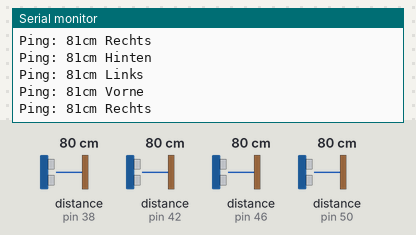
Bench run of a sketch on a simulated Arduino Mega 2560, built with avr-gcc and run on an emulated ATmega2560. Shown: the last lines printed to the serial monitor. The inputs (shaded band) are chosen by the test bench; at power-on: distance to the obstacle (sensors on pin 38, pin 42, pin 46, pin 50) 80 cm. The echo pulse lasts 58.3 µs per cm.

Above: at 3.3 s.
3.4 s: distance to the obstacle (sensor on pin 38) set to 2 cm
At 3.9 s:
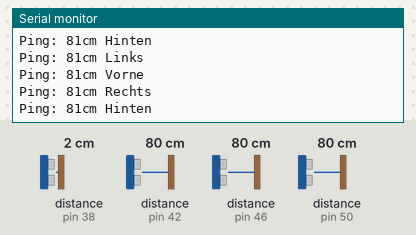
6.2 s: distance to the obstacle (sensor on pin 42) set to 2 cm
At 6.2 s:
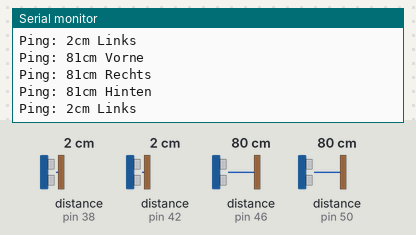
9.0 s: distance to the obstacle (sensor on pin 46) set to 2 cm
At 11.0 s:
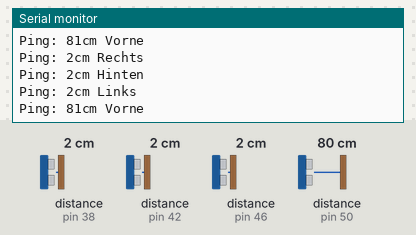
11.8 s: distance to the obstacle (sensor on pin 50) set to 2 cm
At 12.4 s:
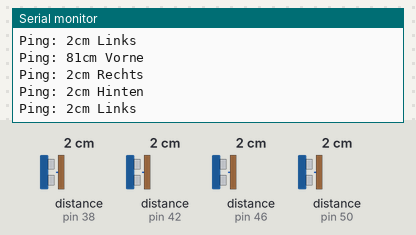
14.6 s: distance to the obstacle (sensor on pin 38) set to 4 cm
At 15.0 s:
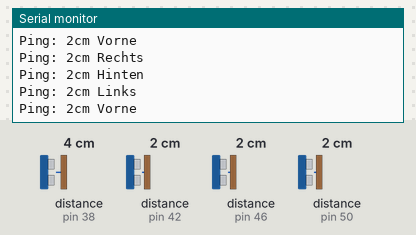
17.4 s: distance to the obstacle (sensor on pin 42) set to 4 cm
At 18.0 s:
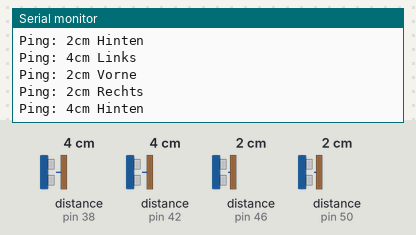
Timing chart, 0 to 20.4 s (numbered marks = the images above; inputs shaded):
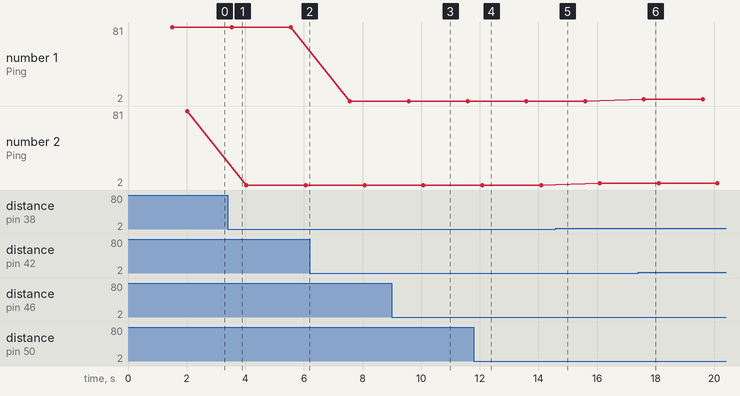

The sketch:

sonar_test_4.ino
```cpp
// ---------------------------------------------------------------------------
// Example NewPing library sketch that does a ping about 20 times per second.
// ---------------------------------------------------------------------------

#include <NewPing.h>

#define TRIGGER_PIN_VORNE   52
#define ECHO_PIN_VORNE      50

#define TRIGGER_PIN_Rechts  48
#define ECHO_PIN_Rechts     46

#define TRIGGER_PIN_Back    44
#define ECHO_PIN_Back       42

#define TRIGGER_PIN_Links   40
#define ECHO_PIN_Links      38

#define MAX_DISTANCE_Vorne  100   // Maximum distance we want to ping for (in centimeters). Maximum sensor distance is rated at 400-500cm.
#define MAX_DISTANCE_Rechts 100
#define MAX_DISTANCE_Hinten 100
#define MAX_DISTANCE_Links  100

NewPing sonar_vorne(TRIGGER_PIN_VORNE, ECHO_PIN_VORNE, MAX_DISTANCE_Vorne); // NewPing setup of pins and maximum distance.
NewPing sonar_rechts(TRIGGER_PIN_Rechts, ECHO_PIN_Rechts, MAX_DISTANCE_Rechts);
NewPing sonar_hinten(TRIGGER_PIN_Back, ECHO_PIN_Back, MAX_DISTANCE_Hinten);
NewPing sonar_links(TRIGGER_PIN_Links, ECHO_PIN_Links, MAX_DISTANCE_Links);

void setup() {
  Serial.begin(115200); // Open serial monitor at 115200 baud to see ping results.
}

void loop() {
  {
  delay(500);                      // Wait 50ms between pings (about 20 pings/sec). 29ms should be the shortest delay between pings.
  unsigned int uS = sonar_vorne.ping(); // Send ping, get ping time in microseconds (uS).
  Serial.print("Ping: ");
  Serial.print(uS / US_ROUNDTRIP_CM); // Convert ping time to distance and print result (0 = outside set distance range, no ping echo)
  Serial.println("cm Vorne");
  }
  {
  delay(500);                      // Wait 50ms between pings (about 20 pings/sec). 29ms should be the shortest delay between pings.
  unsigned int uS = sonar_rechts.ping(); // Send ping, get ping time in microseconds (uS).
  Serial.print("Ping: ");
  Serial.print(uS / US_ROUNDTRIP_CM); // Convert ping time to distance and print result (0 = outside set distance range, no ping echo)
  Serial.println("cm Rechts");
  }
  {
  delay(500);                      // Wait 50ms between pings (about 20 pings/sec). 29ms should be the shortest delay between pings.
  unsigned int uS = sonar_hinten.ping(); // Send ping, get ping time in microseconds (uS).
  Serial.print("Ping: ");
  Serial.print(uS / US_ROUNDTRIP_CM); // Convert ping time to distance and print result (0 = outside set distance range, no ping echo)
  Serial.println("cm Hinten");
  }
  {
  delay(500);                      // Wait 50ms between pings (about 20 pings/sec). 29ms should be the shortest delay between pings.
  unsigned int uS = sonar_links.ping(); // Send ping, get ping time in microseconds (uS).
  Serial.print("Ping: ");
  Serial.print(uS / US_ROUNDTRIP_CM); // Convert ping time to distance and print result (0 = outside set distance range, no ping echo)
  Serial.println("cm Links");
  }
}
```

Measured:
- after the input at 9.0 s, the serial monitor: prints a new line after 0.08 s (image 3)
- after the input at 17.4 s, the serial monitor: prints a new line after 0.20 s (image 6)
- plotted number 2: 81 → 2 after the input at 3.4 s, 2 → 4 after the input at 14.6 s
